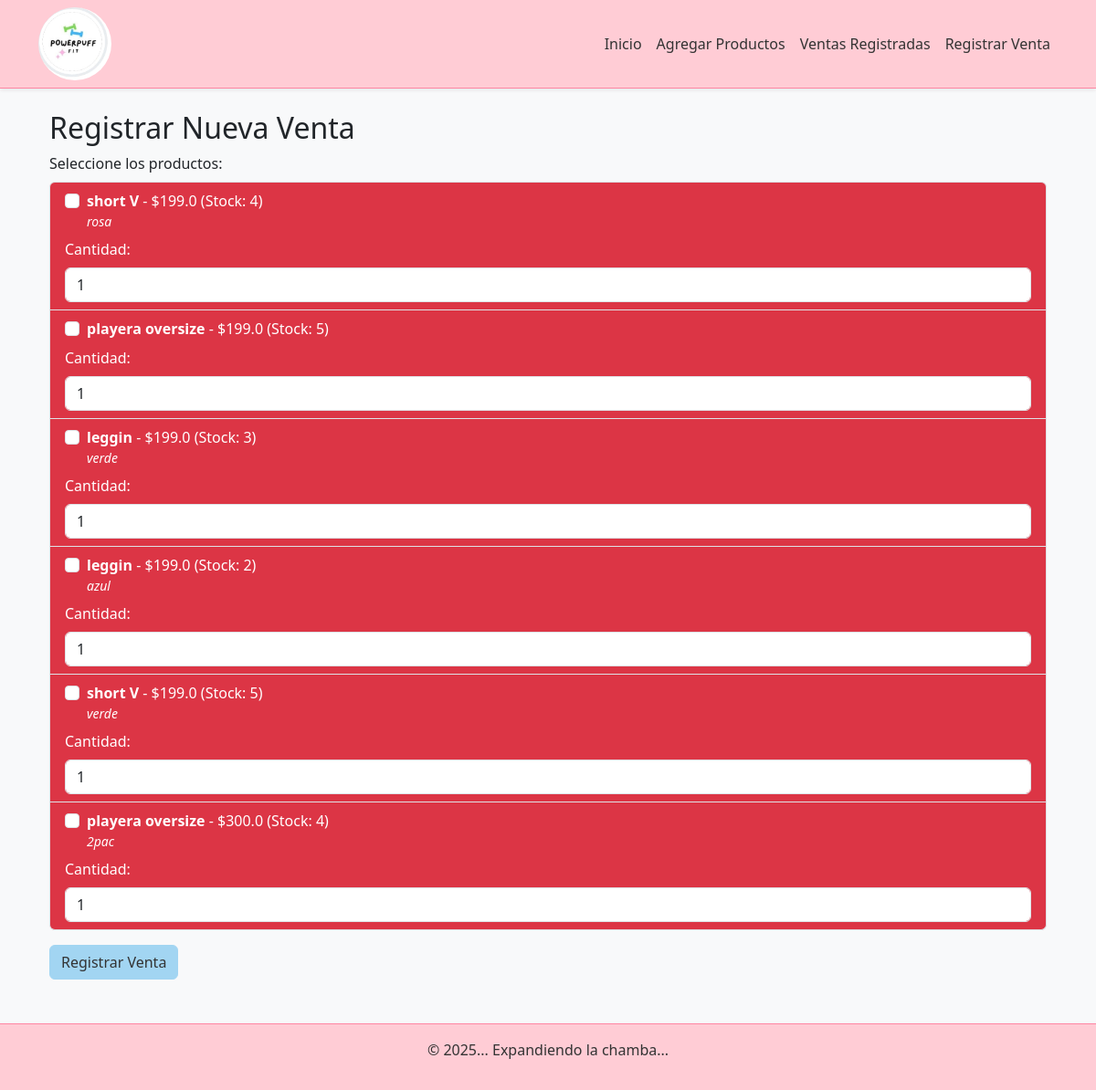
Page /venta/nueva on the earlier database version.
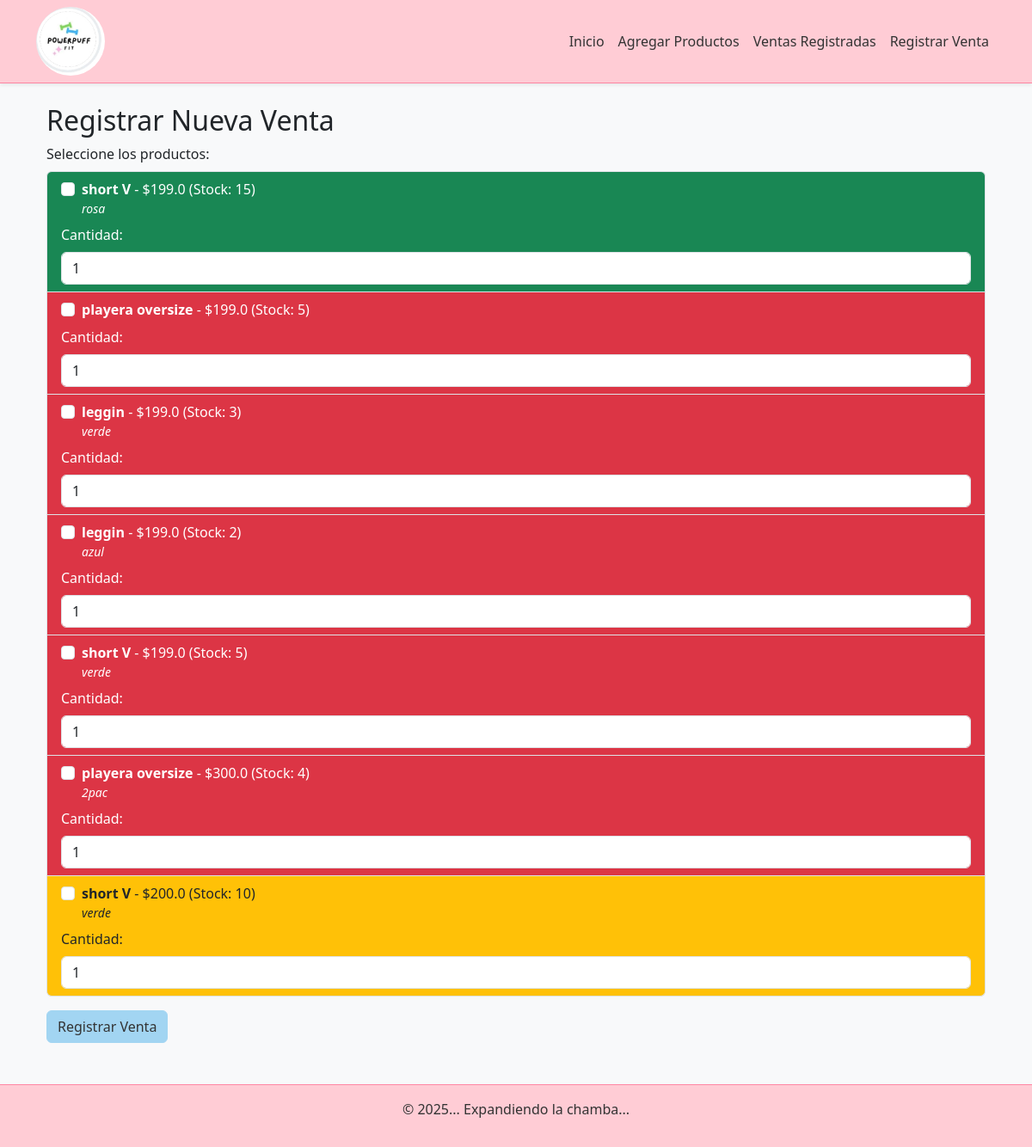
Same page on the later database version.
### app/models.py (models this page shows, shortened)
class Producto(db.Model):
    id = db.Column(db.Integer, primary_key=True)
    nombre = db.Column(db.String(100), nullable=False)
    descripcion = db.Column(db.String(200))
    precio = db.Column(db.Float, nullable=False)
    cantidad = db.Column(db.Integer, nullable=False)
    categoria = db.Column(db.String(50), nullable=False)
    activo = db.Column(db.Boolean, default=True)
    fecha_registro = db.Column(db.DateTime, default=datetime.utcnow)
    ventas = db.relationship('VentaProducto', back_populates='producto', cascade="all, delete-orphan")
    movimientos = db.relationship('MovimientoInventario', back_populates='producto', cascade="all, delete-orphan")

### app/routes.py (the view, shortened to what this page needs)
@routes.route('/venta/nueva', methods=['GET', 'POST'])
def nueva_venta():
    productos = Producto.query.filter_by(activo=True).all()
    return render_template('nueva_venta.html', productos=productos)

### app/templates/nueva_venta.html (shortened to what this page needs)
{% extends "base.html" %}
{% block content %}
<div class="container mt-4">
    <h2>Registrar Nueva Venta</h2>
    <form id="ventaForm" method="POST">
        <div class="mb-3">
            <label class="form-label">Seleccione los productos:</label>
            <div class="list-group">
                {% for producto in productos %}
                    {% set color = "bg-success text-white" if producto.cantidad > 10 else "bg-warning text-dark" if producto.cantidad > 5 else "bg-danger text-white" %}
                    <div class="list-group-item {{ color }}">
                        <div class="form-check">
                            <input class="form-check-input producto-checkbox" type="checkbox" name="productos" value="{{ producto.id }}" id="producto{{ producto.id }}">
                            <label class="form-check-label" for="producto{{ producto.id }}">
                                <strong>{{ producto.nombre }}</strong> - ${{ producto.precio }} (Stock: {{ producto.cantidad }})
                            </label>
                            <p class="small mb-1"><em>{{ producto.descripcion }}</em></p>
                        </div>
                    <div class="mt-2">
                            <label for="cantidad_{{ producto.id }}" class="form-label">Cantidad:</label>
                            <input type="number" class="form-control cantidad-input" id="cantidad_{{ producto.id }}" name="cantidad_{{ producto.id }}" value="1" min="1" max="{{ producto.cantidad }}">
                        </div>
                    </div>
                {% endfor %}
            </div>
        </div>
        <button type="button" class="btn btn-primary" onclick="mostrarResumen()">Registrar Venta</button>
    </form>
</div>
{% endblock %}

Differences in the rows shown:
changed Producto "rosa": cantidad "4" → "15"
added Producto: nombre "short V", precio "200.0", cantidad "10", descripcion "verde"
